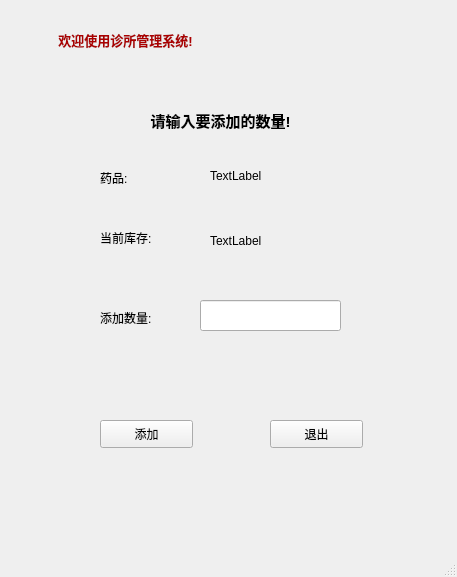
<?xml version="1.0" encoding="UTF-8"?>
<ui version="4.0">
 <class>AddDrugSum</class>
 <widget class="QMainWindow" name="AddDrugSum">
  <property name="geometry">
   <rect>
    <x>0</x>
    <y>0</y>
    <width>457</width>
    <height>577</height>
   </rect>
  </property>
  <property name="windowTitle">
   <string>诊所管理系统</string>
  </property>
  <widget class="QWidget" name="centralwidget">
   <widget class="QPushButton" name="pushButton">
    <property name="geometry">
     <rect>
      <x>100</x>
      <y>420</y>
      <width>93</width>
      <height>28</height>
     </rect>
    </property>
    <property name="text">
     <string>添加</string>
    </property>
   </widget>
   <widget class="QPushButton" name="pushButton_2">
    <property name="geometry">
     <rect>
      <x>270</x>
      <y>420</y>
      <width>93</width>
      <height>28</height>
     </rect>
    </property>
    <property name="text">
     <string>退出</string>
    </property>
   </widget>
   <widget class="QLabel" name="label">
    <property name="geometry">
     <rect>
      <x>100</x>
      <y>170</y>
      <width>72</width>
      <height>15</height>
     </rect>
    </property>
    <property name="text">
     <string>药品:</string>
    </property>
   </widget>
   <widget class="QLabel" name="label_2">
    <property name="geometry">
     <rect>
      <x>210</x>
      <y>160</y>
      <width>181</width>
      <height>31</height>
     </rect>
    </property>
    <property name="text">
     <string>TextLabel</string>
    </property>
   </widget>
   <widget class="QLabel" name="label_3">
    <property name="geometry">
     <rect>
      <x>100</x>
      <y>230</y>
      <width>72</width>
      <height>15</height>
     </rect>
    </property>
    <property name="text">
     <string>当前库存:</string>
    </property>
   </widget>
   <widget class="QLabel" name="label_4">
    <property name="geometry">
     <rect>
      <x>210</x>
      <y>230</y>
      <width>161</width>
      <height>21</height>
     </rect>
    </property>
    <property name="text">
     <string>TextLabel</string>
    </property>
   </widget>
   <widget class="QLabel" name="label_5">
    <property name="geometry">
     <rect>
      <x>100</x>
      <y>310</y>
      <width>72</width>
      <height>15</height>
     </rect>
    </property>
    <property name="text">
     <string>添加数量:</string>
    </property>
   </widget>
   <widget class="QLineEdit" name="lineEdit">
    <property name="geometry">
     <rect>
      <x>200</x>
      <y>300</y>
      <width>141</width>
      <height>31</height>
     </rect>
    </property>
   </widget>
   <widget class="QLabel" name="label_6">
    <property name="geometry">
     <rect>
      <x>120</x>
      <y>100</y>
      <width>201</width>
      <height>41</height>
     </rect>
    </property>
    <property name="text">
     <string>&lt;html&gt;&lt;head/&gt;&lt;body&gt;&lt;p align=&quot;center&quot;&gt;&lt;span style=&quot; font-size:11pt; font-weight:600;&quot;&gt;请输入要添加的数量!&lt;/span&gt;&lt;/p&gt;&lt;/body&gt;&lt;/html&gt;</string>
    </property>
   </widget>
   <widget class="QLabel" name="label_7">
    <property name="geometry">
     <rect>
      <x>20</x>
      <y>20</y>
      <width>211</width>
      <height>41</height>
     </rect>
    </property>
    <property name="text">
     <string>&lt;html&gt;&lt;head/&gt;&lt;body&gt;&lt;p align=&quot;center&quot;&gt;&lt;span style=&quot; font-size:10pt; font-weight:600; color:#aa0000;&quot;&gt;欢迎使用诊所管理系统!&lt;/span&gt;&lt;/p&gt;&lt;/body&gt;&lt;/html&gt;</string>
    </property>
   </widget>
  </widget>
  <widget class="QStatusBar" name="statusbar"/>
 </widget>
 <resources/>
 <connections/>
</ui>
